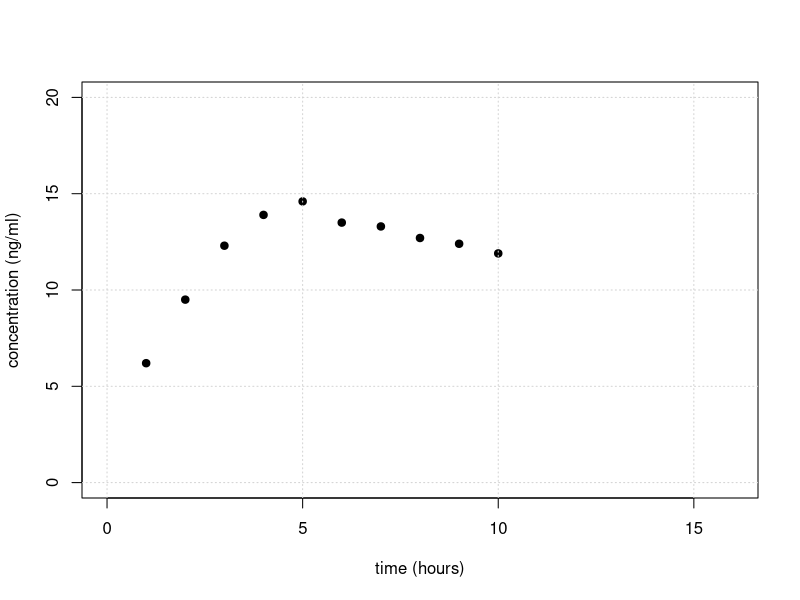
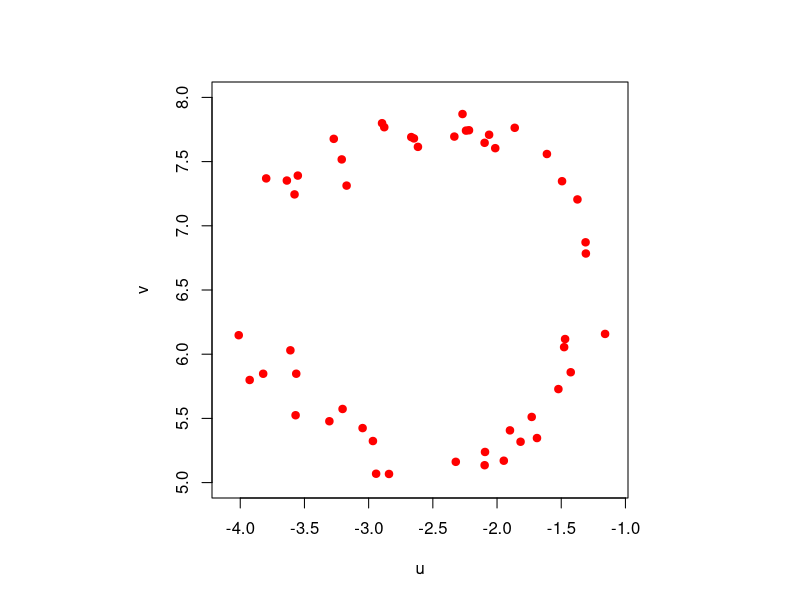

Generate these figures, in order, with R:
## ---- chunk 1
library(pracma)
## ---- chunk 2
hour <- 1:10
concentration <- c(6.2,9.5,12.3,13.9,14.6,13.5,13.3,12.7,12.4,11.9)
plot(hour, concentration, pch = 19, col = "black",
     xlim = c(0,16), ylim = c(0,20), ylab = "concentration (ng/ml)", xlab = "time (hours)")
grid()
## ---- chunk 3
u <- c(-3.9265307,-3.1716160e+00,-1.6115988e+00,-2.6679398e+00,-1.7299714e+00,-2.2185018e+00,-2.0618500e+00,-1.4774499e+00,-3.2095408e+00,-2.0139385e+00,-2.0965393e+00,-2.8414848e+00,-3.5516322e+00,-2.3325005e+00,-1.6889345e+00,-1.4937155e+00,-1.3103945e+00,-1.3082423e+00,-1.5221371e+00,-1.8621796e+00,-2.8784185e+00,-3.3058351e+00,-2.9418136e+00,-3.5689305e+00,-3.2715656e+00,-1.8167830e+00,-2.6160985e+00,-3.6369299e+00,-3.6094960e+00,-3.8213899e+00,-3.5639197e+00,-2.9667150e+00,-1.9473222e+00,-3.0470691e+00,-2.8955875e+00,-3.2029692e+00,-2.2688964e+00,-2.3212990e+00,-1.1585153e+00,-1.8993455e+00,-3.5771792e+00,-2.6473229e+00,-1.4699478e+00,-3.7978927e+00,-2.0968345e+00,-4.0118440e+00,-2.2415905e+00,-1.3737454e+00,-2.0935937e+00,-1.4260492e+00)

v <- c(5.7992251e+00,7.3130620e+00,7.5592434e+00,7.6911348e+00,5.5113079e+00,7.7442101e+00,7.7091849e+00,6.0549104e+00,7.5170875e+00,7.6045473e+00,5.1354212e+00,
       5.0671844e+00,7.3910732e+00,7.6949226e+00,5.3469286e+00,7.3473664e+00,6.8715471e+00,6.7842012e+00,5.7283630e+00,7.7633148e+00,7.7677261e+00,5.4778857e+00,5.0690285e+00,5.5246190e+00,7.6772318e+00,5.3181407e+00,7.6148680e+00,7.3524730e+00,6.0303455e+00,5.8476992e+00,5.8479253e+00,5.3237261e+00,5.1703804e+00,5.4245981e+00,7.7991795e+00,5.5734007e+00,7.8705366e+00,5.1617927e+00,6.1579013e+00,5.4067639e+00,7.2445803e+00,7.6805233e+00,6.1180277e+00,7.3691475e+00,7.6463880e+00,6.1479510e+00,7.7414349e+00,7.2054473e+00,5.2385698e+00,5.8594283e+00)
## ---- chunk 4
par(pty = "s") # for the plot to be square
plot(u, v, pch = 19, col = "red", xlim = c(-4.1,-1.1), ylim = c(5,8), xlab = "u", ylab = "v")
